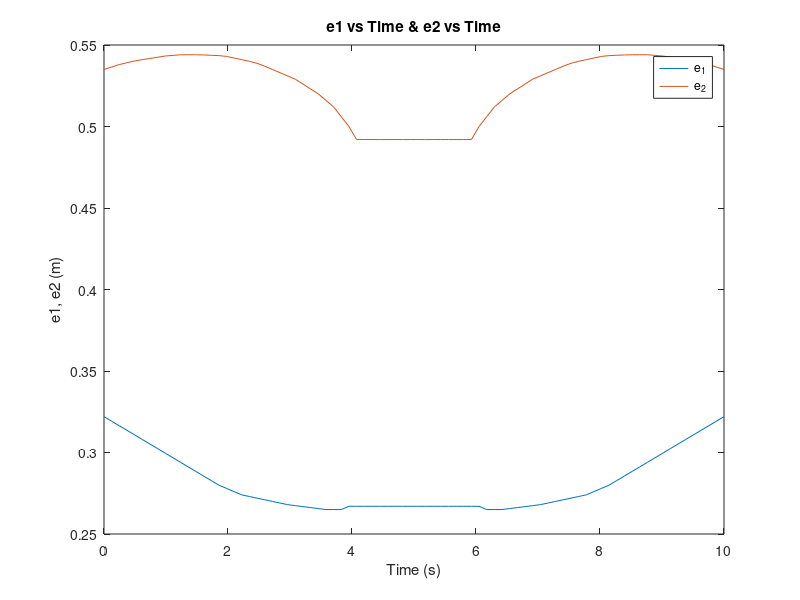
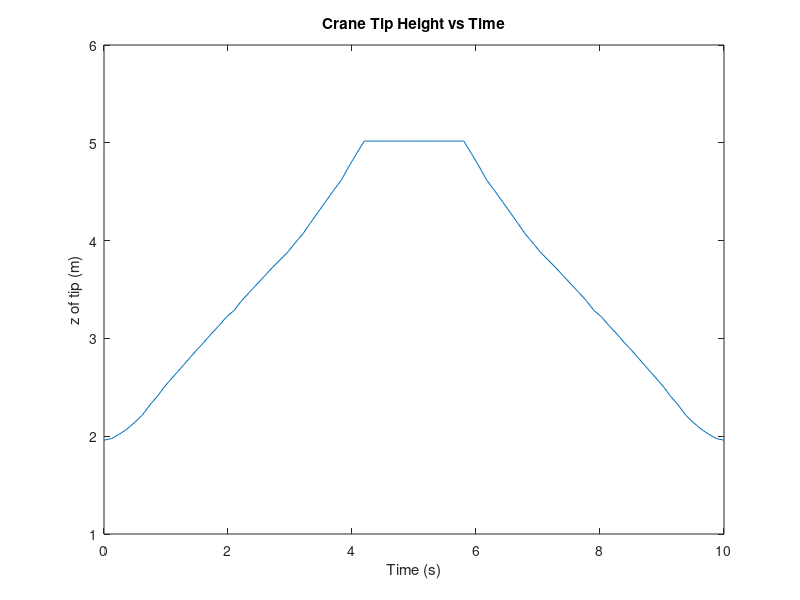
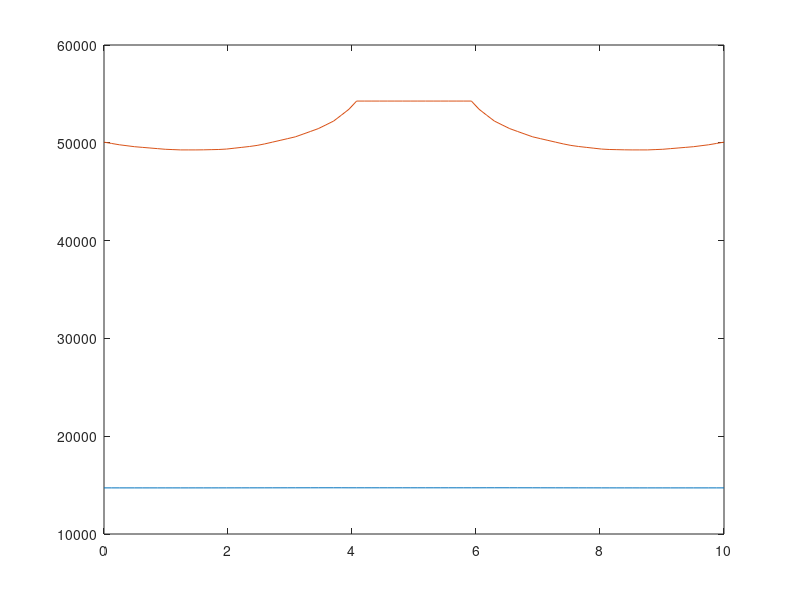

Recreate these plots in MATLAB, in order.
%Normalised piston velocities [-]
v_p01 = [0 0.13 0.26 0.4 0.386 0.372 0.358 0.344 0.33 0.316 0.302 0.288 0.274 0.26 0.246 0.232 0.218 0.204 0.19 0.176 0.162 0.148 0.134 0.12 0.106 0.092 0.078 0.064 0.05 0.036 0.022 0.008 0 0 0 0 0 0 0 0 0];
v_p02 = [0 -0.1 -0.2 -0.2 -0.2 -0.2 -0.2 -0.2 -0.2 -0.2 -0.16 -0.12 -0.08 -0.04 0 0.04 0.08 0.12 0.16 0.2 0.24 0.28 0.32 0.36 0.4 0.44 0.48 0.52 0.56 0.6 0.64 0.68 0.72 0.76 0.8 0.5333333333 0.26666667 0 0 0 0];

%Lever arms [m]
e_1 = [0.322 0.3192 0.3164 0.3136 0.3108 0.308 0.3052 0.3024 0.2996 0.2968 0.294 0.2912 0.2884 0.2856 0.2828 0.28 0.278 0.276 0.274 0.273 0.272 0.271 0.27 0.269 0.268 0.2674 0.2668 0.2662 0.2656 0.265 0.265 0.265 0.267 0.267 0.267 0.267 0.267 0.267 0.267 0.267 0.267];
e_2 = [0.535 0.5365 0.538 0.539125 0.54025 0.541 0.54175 0.5425 0.54325 0.543625 0.544 0.544 0.544 0.5439 0.5437 0.5435 0.543 0.542 0.541 0.54 0.53875 0.537 0.535 0.533 0.531 0.529 0.526 0.523 0.52 0.516 0.512 0.506 0.5 0.492 0.492 0.492 0.492 0.492 0.492 0.492 0.492];

%Angles [rad]
th_1 = [0.55 0.56 0.57 0.585 0.6 0.62 0.65 0.67 0.7 0.73 0.76 0.78 0.8 0.815 0.835 0.85 0.87 0.885 0.9 0.915 0.93 0.945 0.96 0.97 0.98 0.99 0.995 1.005 1.01 1.015 1.02 1.02 1.02 1.012 1 1 1 1 1 1 1];
th_2 = [-0.62 -0.62 -0.61 -0.6 -0.585 -0.57 -0.55 -0.53 -0.51 -0.495 -0.48 -0.46 -0.44 -0.42 -0.4 -0.38 -0.36 -0.345 -0.32 -0.3 -0.28 -0.26 -0.24 -0.22 -0.2 -0.175 -0.15 -0.12 -0.09 -0.06 -0.03 0 0.04 0.08 0.12 0.12 0.12 0.12 0.12 0.12 0.12];

% Add mirrored movement to vectors
v_p01 = [v_p01 -fliplr(v_p01)];
v_p02 = [v_p02 -fliplr(v_p02)];
e_1 = [e_1 fliplr(e_1)];
e_2 = [e_2 fliplr(e_2)];
th_1 = [th_1 fliplr(th_1)];
th_2 = [th_2 fliplr(th_2)];

%Base height [m]
L_0 = 3;

%Worst case scenarios
th_1_wc_cyl1 = 1.2; 
th_2_wc_cyl1 = 0.0; 
e_1_wc_cyl1 = 0.14; 
e_2_wc_cyl1 = 0.57; 

th_1_wc_cyl2 = 0.35; 
th_2_wc_cyl2 = 0.0; 
e_1_wc_cyl2 = 0.48; 
e_2_wc_cyl2 = 0.17; 

%Group-specific values
M_tmax = 1800;
q_rwc = 0.9;
M_t = 1500;
L_1 = 1.9;
L_2 = 3.5;
v_p0 = 0.13;
t_0 = 10;
P_smax = 300;
eta_c = 0.94;
g = 9.81

time = linspace(0,t_0,length(e_1));

plot(time,e_1);
hold on
plot(time,e_2);

legend("e_1","e_2")
xlabel("Time (s)")
ylabel("e1, e2 (m)")
title("e1 vs Time & e2 vs Time")

az = L_1 * sin(th_1);
ax = L_1 * cos(th_1);
bz = L_2 * sin(th_2) + az + 3;
bx = L_2 * cos(th_2) + ax;

figure(2);
plot(time,bz);
xlabel("Time (s)")
ylabel("z of tip (m)")
title("Crane Tip Height vs Time")

figure(3);
plot(bx,bz);
xlabel("X of tip (m)")
ylabel("Z of tip (m)")
title("Crane Tip Z vs Crane Tip X")

%% Calculate Forces for 1b

L_3 = 0.25 * L_1;
L_4 = 0.8 * L_2;

close all;

th_3 = sin(L_3./e_1)*pi/2;
th_4 = sin(e_2/L_4)*pi/2;
th_5 = th_1-th_4;

F_1 = M_t*g./sin(th_3);
F_2 = M_t*g./sin(th_4)

plot(time,F_1);
hold on
plot(time,F_2);
